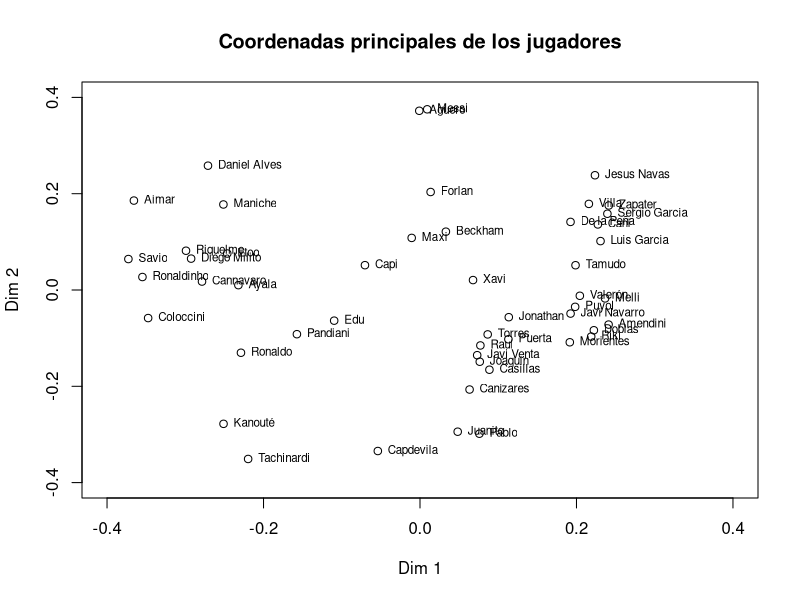

Here is the R script that generated this plot:
# Cargar los datos completos de los 50 jugadores
data <- data.frame(
  Nombre = c("Ronaldinho", "Etoo", "Xavi", "Messi", "Puyol", "Raul", "Ronaldo", "Beckham", "Casillas", "Cannavaro",
              "Torres", "Aguero", "Maxi", "Pablo", "Maniche", "Morientes", "Joaquin", "Villa", "Ayala", "Canizares",
              "Jesus Navas", "Puerta", "Javi Navarro", "Daniel Alves", "Kanouté", "Valerón", "Amendini", "Capdevila", "Riki", "Coloccini",
              "Riquelme", "Forlan", "Cani", "Javi Venta", "Tachinardi", "Pandiani", "Tamudo", "De la Peña", "Luis Garcia", "Jonathan",
              "Aimar", "Diego Milito", "Savio", "Sergio Garcia", "Zapater", "Edu", "Juanito", "Melli", "Capi", "Doblas"),
  
  X1 = c(15,21,6,7,1,7,18,4,0,0,
         24,14,10,3,3,13,5,22,1,0,
         2,6,7,2,12,9,8,3,7,2,
         10,17,4,0,4,6,10,2,8,4,
         6,9,3,7,5,6,2,5,7,0),

  X2 = c(26,25,26,19,28,29,30,31,25,33,
         22,18,25,25,29,30,25,24,33,36,
         20,21,32,23,29,31,22,28,26,24,
         28,27,25,30,31,30,28,30,25,21,
         26,27,32,23,21,27,30,22,29,25),
  
  X3 = c(1.78,1.8,1.7,1.69,1.78,1.8,1.83,1.8,1.85,1.76,
         1.83,1.72,1.8,1.92,1.73,1.86,1.79,1.75,1.77,1.81,
         1.70,1.83,1.82,1.71,1.92,1.84,1.92,1.81,1.86,1.82,
         1.82,1.72,1.75,1.8,1.87,1.84,1.77,1.69,1.8,1.8,
         1.68,1.81,1.71,1.76,1.73,1.82,1.83,1.81,1.75,1.84),
  
  X4 = c(71,75,68,67,78,73.5,82,67,70,75.5,
         70,68,79,80,69,79,75,69,75.5,78,
         60,74,75,64,82,71,78,79,80,78,
         75,73,69.5,73,80,74,74,69,68,72,
         60,78,68,69,70.5,74,80,78,73,78),
  
  X5 = c(1,0,0,0,0,1,0,0,0,0,
         0,0,0,0,0,0,0,0,0,1,
         0,1,0,0,1,0,0,1,0,1,
         0,0,0,1,1,0,0,0,0,1,
         1,0,1,0,0,1,0,0,0,0),
  
  X6 = c(2,3,5,1,5,5,2,9,5,4,
         5,1,1,5,8,5,5,5,1,5,
         5,5,5,2,6,5,5,5,5,1,
         1,7,5,5,4,7,5,5,5,5,
         1,1,2,5,5,2,5,5,5,5),
  
  X7 = c(2,2,4,3,3,3,1,3,4,2,
         4,3,3,4,2,3,4,3,1,3,
         3,3,3,2,1,3,3,4,3,2,
         2,3,3,3,4,1,3,3,3,3,
         2,2,2,3,3,3,4,3,2,3)
)

data


G_h <- sapply(data[, 2:5], function(x) max(x) - min(x))
cat("Rango para cada variable cuantitativas continuas:\n")
print(G_h)


gower_similarity <- function(i, j) {
  
  idx_quant <- 2:5   # (goles, edad, altura, peso)
  idx_bin   <- 6     # (pierna buena: 0/1)
  idx_cat   <- 7:8   # (nacionalidad, estudios)

  ## Parte cuantitativa Σ_{h∈p1} (1 - |x_ih - x_jh| / G_h)
  cuantitativas <- sum(
    1 - abs(data[i, idx_quant] - data[j, idx_quant]) / G_h
  )

  ## Parte binaria  (a, d)
  a <- sum(data[i, idx_bin] == 1 & data[j, idx_bin] == 1)
  d <- sum(data[i, idx_bin] == 0 & data[j, idx_bin] == 0)

  ## Parte cualitativa no binaria  α
  alfa <- sum(data[i, idx_cat] == data[j, idx_cat])

  ## p_1, p_2, p_3
  p1 <- length(idx_quant)   
  p2 <- length(idx_bin)     
  p3 <- length(idx_cat)     

  ## s_ij Coeficiente de similaridad de Gower
  s_ij <- (cuantitativas + a + alfa) / (p1 + (p2 - d) + p3)

  return(s_ij)
}


matriz_similaridades = matrix(1, nrow = nrow(data), ncol = nrow(data))
for (i in 1:(nrow(data) - 1)) {
  for (j in (i + 1):nrow(data)) {
    matriz_similaridades[i, j] <- gower_similarity(i, j)
    matriz_similaridades[j, i] <- matriz_similaridades[i, j]
  }
}

# Inciso (A): Matriz de distancias de Gower
d_cuadrado <- 1 - matriz_similaridades
D <- sqrt(d_cuadrado)
rownames(D) <- colnames(D) <- data$Nombre


# Inciso (B): Obtener coordenadas principales, % de variabilidad
# y semejanza entre jugadores.

n <- nrow(d_cuadrado)
H <- diag(n) - (1 / n) * matrix(1, n, n)
B <- -(0.5) * H %*% d_cuadrado %*% H

eigen_B <- eigen(B)
eigen_B$values <- eigen_B$values[eigen_B$values > 0] 
eigen_B$vectors <- eigen_B$vectors[, eigen_B$values > 0]

cumsum(eigen_B$values) / sum(eigen_B$values) # 33% con 2 coord princ
m <- 2

# Obtenemos las coordenadas principales
X_m <- eigen_B$vectors[, 1:m] %*% diag(sqrt(eigen_B$values[1:m]))
rownames(X_m) <- data$Nombre


factor <- 0.4
plot(X_m[, 1], X_m[, 2], xlab = "Dim 1", ylab = "Dim 2",
     main = "Coordenadas principales de los jugadores", xlim = factor*c(-1, 1),
     ylim = factor*c(-1, 1))
text(X_m[, 1], X_m[, 2], labels = rownames(X_m),
     pos = 4, cex = 0.7)
